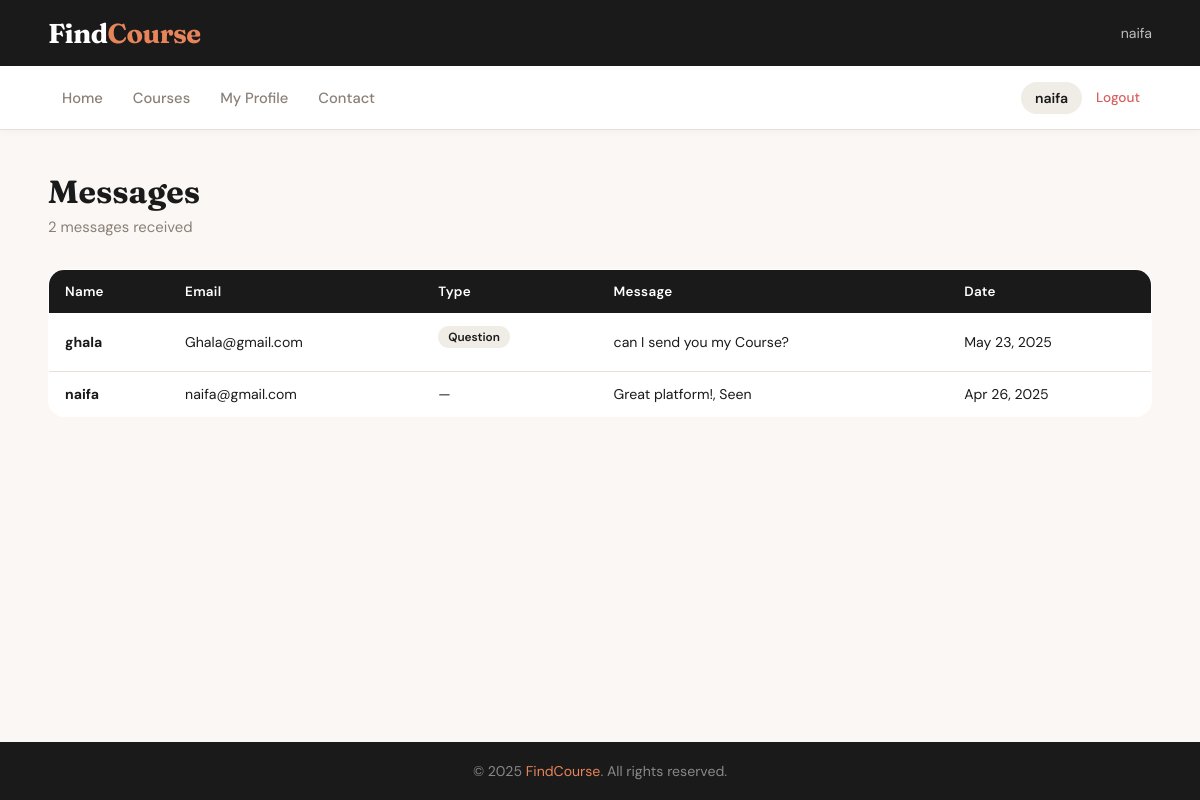
Page /Admin/admin_messages.php (signed in) on the committed database.
### tables this page shows
CREATE TABLE `messages` (
  `id` int(11) NOT NULL,
  `name` varchar(100) NOT NULL,
  `email` varchar(100) NOT NULL,
  `type` varchar(100) NOT NULL,
  `message` text NOT NULL,
  `created_at` timestamp NOT NULL DEFAULT current_timestamp(),
  `image` varchar(255) DEFAULT NULL
);

### Admin/admin_messages.php (the view, shortened to what this page needs)
<?php
include('../includes/header.php');
$messages = mysqli_query($conn, "SELECT * FROM messages ORDER BY created_at DESC");
?>
<main>
    <h1 class="page-title">Messages</h1>
    <p class="page-subtitle"><?= mysqli_num_rows($messages) ?> messages received</p>
    <div style="overflow-x:auto;">
        <table class="admin-table">
            <thead>
                <tr>
                    <th>Name</th>
                    <th>Email</th>
                    <th>Type</th>
                    <th>Message</th>
                    <th>Date</th>
                </tr>
            </thead>
            <tbody>
                <?php while ($msg = mysqli_fetch_assoc($messages)): ?>
                <tr>
                    <td><strong><?= htmlspecialchars($msg['name']) ?></strong></td>
                    <td><?= htmlspecialchars($msg['email']) ?></td>
                    <td>
                        <?php if ($msg['type']): ?>
                            <span class="badge badge-primary"><?= htmlspecialchars($msg['type']) ?></span>
                        <?php else: ?>—<?php endif; ?>
                    </td>
                    <td style="max-width:320px;"><?= htmlspecialchars($msg['message']) ?></td>
                    <td style="white-space:nowrap;"><?= date('M d, Y', strtotime($msg['created_at'])) ?></td>
                </tr>
                <?php endwhile; ?>
            </tbody>
        </table>
    </div>
</main>
<?php include('../includes/footer.php'); ?>

### css/styles.css (style rules this page uses)
:root { --primary: #1a1a1a; --primary-dark: #000000; --primary-light: #f0ece6; --accent: #e8845a; --accent-dark: #d4704a; --bg: #faf7f4; --white: #ffffff; --text: #1a1a1a; --text-muted: #8a8078; --border: #e8e0d8; --success: #5bab7a; --error: #d95f5f; --card-shadow: 0 2px 16px rgba(0,0,0,0.06); --nav-height: 64px; --card-pink: #f2c4c4; --card-peach: #f5d9b5; --card-lavender: #cfc9e8; --card-mint: #b5ddd0; --card-yellow: #f0e4a8; --card-blue: #b8d4e8; }
*, *::before, *::after { box-sizing: border-box; margin: 0; padding: 0; }
body { font-family: 'DM Sans', sans-serif; background-color: var(--bg); color: var(--text); min-height: 100vh; display: flex; flex-direction: column; }
main { flex: 1; padding: 44px 48px; }
.badge { display: inline-block; padding: 3px 10px; border-radius: 20px; font-size: 0.74rem; font-weight: 600; margin-bottom: 10px; }
.badge-primary { background: var(--primary-light); color: var(--primary); }
.page-title { font-family: 'Fraunces', serif; color: var(--primary); font-size: 2rem; margin-bottom: 6px; line-height: 1.15; }
.page-subtitle { color: var(--text-muted); margin-bottom: 32px; font-size: 0.93rem; }
.admin-table { width: 100%; border-collapse: collapse; background: white; border-radius: 16px; overflow: hidden; border: 1.5px solid var(--border); }
.admin-table th { background: var(--primary); color: white; padding: 13px 16px; text-align: left; font-size: 0.84rem; font-weight: 600; letter-spacing: 0.02em; }
.admin-table td { padding: 13px 16px; border-bottom: 1px solid var(--border); font-size: 0.88rem; color: var(--text); vertical-align: middle; }
.admin-table tr:last-child td { border-bottom: none; }

### rows in the picture
messages: name "ghala", email "Ghala@gmail.com", type "Question", message "can I send you my Course?", created_at "May 23, 2025"
messages: name "naifa", email "naifa@gmail.com", message "Great platform!, Seen", created_at "Apr 26, 2025"

### other values in the picture
$_SESSION['user_username'] "naifa"
mysqli_num_rows($messages) "2"
